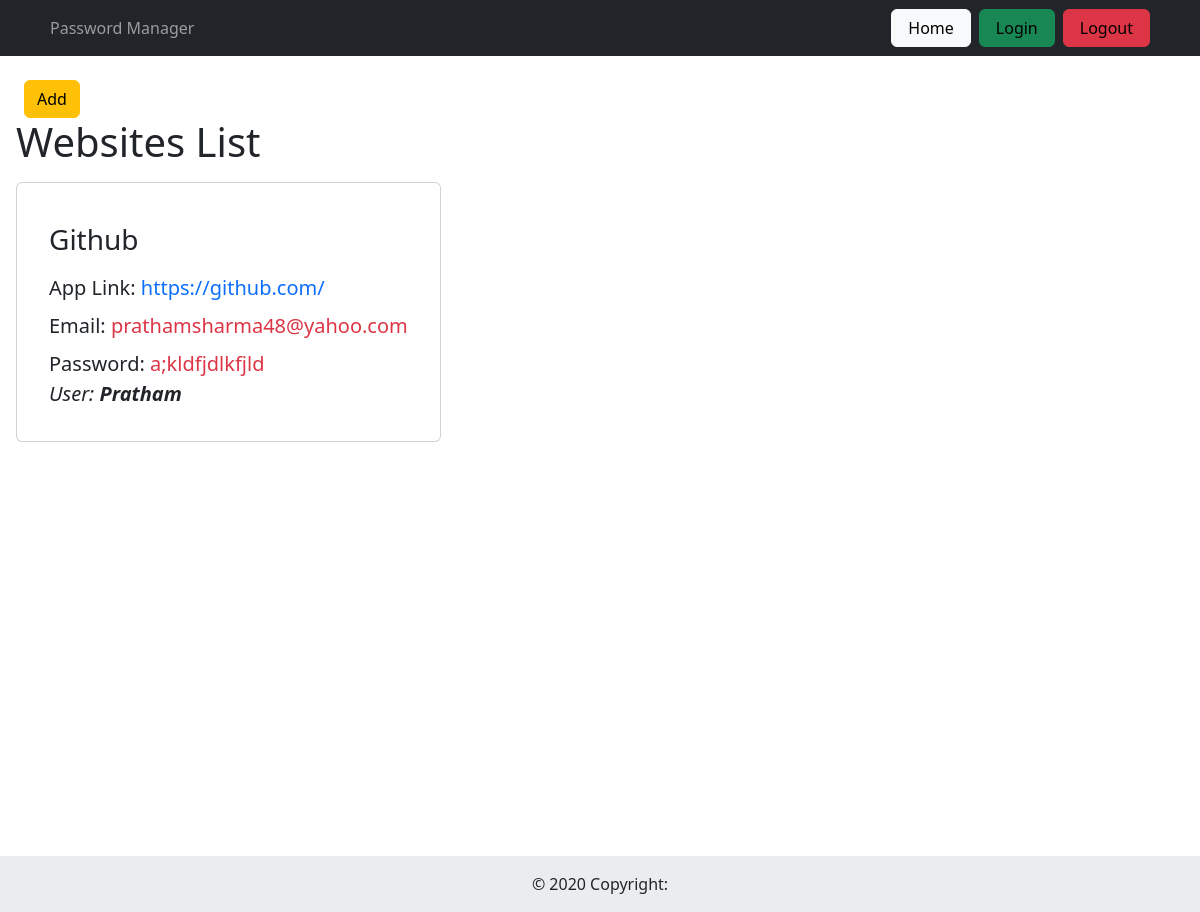
The app's page /home (signed in) with its own data.
### myApps/models.py (models this page shows)
class PasswordManager(models.Model):
    user = models.ForeignKey(User,on_delete=models.CASCADE,related_name='owner')
    appname = models.CharField(max_length=500)
    applink=models.CharField(max_length=1000)
    email=models.EmailField(max_length=500)
    password = models.CharField(max_length=500)
    def __str__(self):
       return self.appname

### myApps/views.py (the view)
# urls.py: 2. Add a URL to urlpatterns:  path('', views.home, name='home')
@login_required
def home(request):
    myinfo = PasswordManager.objects.filter(user=request.user)
    print(myinfo)
    data = {'info':myinfo}
    return render(request,'home.html',data)

### templates/home.html (shortened to what this page needs)
{% extends "base.html" %}
{% block content %}
<main class="h-100 p-3">
    <form action="{% url "mylist" %}" method="get">
        <button data-mdb-ripple-init type="submit" class="btn btn-warning me-3 mt-2 mx-2">
           Add
          </button>
    </form>
    <h1>Websites List</h1>
    <section>
        <div class="" style="margin-top: 1rem;">
            <section class="" style="display: flex;gap:1rem;">
                {% for n in info %}
              <div class="card" style="width: max-content;">
                <div class="card-body">
                  <blockquote class="blockquote blockquote-custom bg-white px-3 pt-4">
                    <h3>
                        {{n.appname}}
                    </h3>
                    <p class="mb-0 mt-2 font-italic ">
                       App Link: <span class="text-primary">{{n.applink}}</span>
                    </p>
                    <p class="mb-0 mt-2 font-italic">
                        Email: <span class="text-danger">{{n.email}}</span>
                    </p>
                    <p class="mb-0 mt-2 font-italic">
                        Password: <span class="text-danger">{{n.password}}</span>
                    </p>
                      <cite title="author" class="">User: <strong>{{n.user}}</strong></cite>
                  </blockquote>
                </div>
              </div>
              {% endfor %}
            </section>
          </div>
    </section>
</main>
{% endblock content %}

### static/css/style.css (style rules this page uses)
body { height: 100vh; }

### records on screen
PasswordManager: appname "Github", applink "https://github.com/", email "prathamsharma48@yahoo.com", password "a;kldfjdlkfjld", user "Pratham"
